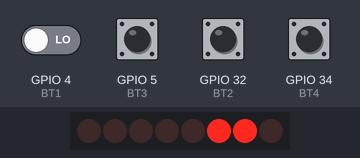
The sketch below on a simulated ESP32. On the bench: 8 shift-register outputs drawn as a row of LEDs (first output left, lit = HIGH). Wiring (inferred from the names in the program): shift register (74HC595): data GPIO 19; shift clock GPIO 18; latch GPIO 21. Wiring (inferred from the signals the program sends): row of LEDs: on Q0, Q1, Q2, Q3, Q4, Q5, Q6, Q7. The inputs (shaded band) are chosen by the test bench; at power-on: GPIO 5 (BT3), GPIO 32 (BT2), GPIO 34 (BT4) HIGH, GPIO 4 (BT1) LOW.

Above: at 2.4 s.
2.5 s: GPIO 4 (BT1) driven HIGH
At 2.57 s:
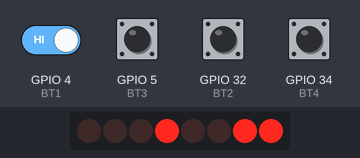
At 3.4 s:
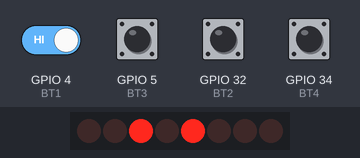
Timing chart, 0 to 5.5 s (numbered marks = the images above; inputs shaded):
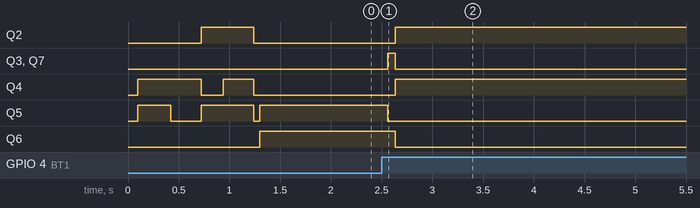

The sketch:

main.ino
```cpp
/* ============================================================================

     IHMWR v.01 main.ino

     Serial Interface with 74HC595
     LCD 16x2 with back light
     auxiliary LED
     4 buttons

     Author: Dr. Eng. Wagner Rambo
     Date:   2024, February

============================================================================ */

// --- Libraries ---
#include <Arduino.h>
#include "ihm_wr.h"

// --- Functions Prototypes ---
void select_(char *test_opt);                  // Testa a escrita de um número inteiro no LCD
void number_test(void);                        // Testa a escrita de um número inteiro no LCD
void keyboard_test(void);                      // Teste do teclado imprime o número da tecla pressionada

// --- Main Function ---
void setup() {
  char tests = 0;

  pinMode(CLK, OUTPUT);
  pinMode(DAT, OUTPUT);
  pinMode(LAT, OUTPUT);
  pinMode(BT1, INPUT);
  pinMode(BT2, INPUT);
  pinMode(BT3, INPUT);
  pinMode(BT4, INPUT);

  digitalWrite(CLK, LOW);
  digitalWrite(DAT, LOW);
  digitalWrite(LAT, LOW);

  slcd_init();
  slcd_opt(1, 1, 1);
  slcd_wr_po('W', 0, 4);
  slcd_write('R');
  slcd_write(' ');
  slcd_write('K');
  slcd_write('i');
  slcd_write('t');
  slcd_write('s');

  delay(100);
  slcd_opt(1, 0, 0);

  select_(&tests);
}

void loop() {
  static char tests = 0; // Mover a variável para o escopo global

  if (tests)
    number_test();
  else
    keyboard_test();
}

// --- Functions ---
void select_(char *test_opt) {
  if (digitalRead(BT1)) {
    slcd_wr_po('K', 1, 4);
    slcd_write('B');
    slcd_write(':');
    *test_opt = 0;
  } else {
    slcd_wr_po('N', 1, 4);
    slcd_write(':');
    *test_opt = 1;
  }

  (digitalRead(BT2)) ? sled_off() : sled_on();
  (digitalRead(BT3)) ? sbacklight_off() : sbacklight_on();
}

void number_test(void) {
  static unsigned val = 0; // Valor inicial
  slcd_number(val++, 1, 6);
  delay(100);
}

void keyboard_test(void) {
  static char kb = 0;
  kb = keyboard();

  switch (kb) {
    case 1:
      slcd_wr_po('1', 1, 10);
      break;
    case 2:
      slcd_wr_po('2', 1, 10);
      break;
    case 3:
      slcd_wr_po('3', 1, 10);
      break;
    case 4:
      slcd_wr_po('4', 1, 10);
      break;
  }
}
```

ihm_wr.cpp
```cpp
/* ============================================================================

     IHMWR v.01 file.cpp

     Serial Interface with 74HC595
     LCD 16x2 with backlight
     auxiliary LED
     4 buttons

     Author: Dr. Eng. Wagner Rambo
     Date:   2024, February

============================================================================ */

// --- Libraries ---
#include "ihm_wr.h"

// --- Global Variables ---
char sled = 0; // Mantém o estado atual do LED
char sbli = 0; // Mantém o estado atual do backlight

// --- Functions ---
void __ms(unsigned long t) {
  delay(t);
}

void slcd_write(unsigned char chr) {
  send_nibble(chr, 1, sbli, sled);
  chr <<= 4;
  send_nibble(chr, 1, sbli, sled);
}

void slcd_wr_po(unsigned char chr, char row, char col) {
  if (!row) {
    slcd_cmd(0x80 | col); // Envia comando para posicionar na coluna correta
    slcd_write(chr);
  } else {
    slcd_cmd(0xC0 | col); // Envia comando para posicionar na coluna correta
    slcd_write(chr);
  }
}

void slcd_cmd(unsigned char cmd) {
  send_nibble(cmd, 0, sbli, sled);
  cmd <<= 4;
  send_nibble(cmd, 0, sbli, sled);
}

void slcd_number(unsigned long num, char row, char col) {
  char dem, mil, cen, dez, uni; // Variáveis para o cálculo de cada dígito
  short no_zero = 0; // Variável para limpeza dos zeros à esquerda

  dem = (char)(num / 10000);
  mil = (char)(num % 10000 / 1000);
  cen = (char)(num % 1000 / 100);
  dez = (char)(num % 100 / 10);
  uni = (char)(num % 10);

  if (!dem && !no_zero)
    slcd_wr_po(' ', row, col);
  else {
    slcd_wr_po(dem + 0x30, row, col);
    no_zero = 1;
  }

  if (!mil && !no_zero)
    slcd_write(' ');
  else {
    slcd_write(mil + 0x30);
    no_zero = 1;
  }

  if (!cen && !no_zero)
    slcd_write(' ');
  else {
    slcd_write(cen + 0x30);
    no_zero = 1;
  }

  if (!dez && !no_zero)
    slcd_write(' ');
  else {
    slcd_write(dez + 0x30);
    no_zero = 1;
  }

  slcd_write(uni + 0x30);
}

void slcd_init(void) {
  __ms(48); // Tempo de estabilização recomendado (datasheet)
  send_nibble(0x30, 0, 0, 0); // Protocolo de inicialização
  __ms(5); // Tempo acima do sugerido (datasheet)
  send_nibble(0x30, 0, 0, 0); // Protocolo de inicialização
  __ms(150); // Tempo acima do sugerido (datasheet)
  send_nibble(0x30, 0, 0, 0); // Protocolo de inicialização
  send_nibble(0x20, 0, 0, 0); // LCD no modo de 4 bits
  slcd_cmd(0x28); // 5x8 pontos por caractere, duas linhas
  slcd_opt(1, 0, 0); // Liga o LCD, desliga o cursor, desliga o blink
  slcd_cmd(0x01); // Clear LCD
  slcd_cmd(0x06); // Modo de incremento de endereço para direita
  slcd_clear(); // Limpa o LCD
}

void slcd_clear(void) {
  slcd_cmd(0x02); // Return home
  slcd_cmd(0x01); // Clear LCD
}

void shift_reg(unsigned char byte_val) {
  for (int i = 7; i >= 0; i--) {
    (byte_val >> i) & 0x01 ? (digitalWrite(DAT, HIGH)) : (digitalWrite(DAT, LOW));
    delayMicroseconds(100);
    digitalWrite(CLK, HIGH);
    __ms(1);
    digitalWrite(CLK, LOW);
    delayMicroseconds(100);
  }

  digitalWrite(DAT, LOW);
  digitalWrite(LAT, HIGH);
  __ms(1);
  digitalWrite(LAT, LOW);
}

void send_nibble(unsigned char nib, char rsel, char bli, char led) {
  static unsigned char sbyte = 0x00;

  sbyte = (nib & (1 << 7)) |
          (nib & (1 << 6)) |
          (nib & (1 << 5)) |
          (nib & (1 << 4));

  rsel ? (sbyte |= RS) : (sbyte &= ~RS);
  bli ? (sbyte |= BL) : (sbyte &= ~BL);
  led ? (sbyte |= LD) : (sbyte &= ~LD);

  shift_reg(sbyte | EN);
  delayMicroseconds(100);
  shift_reg(sbyte & ~EN);
  delayMicroseconds(100);
}

void slcd_opt(char disp, char cursor, char blink) {
  static char opt = 0x08;

  disp ? (opt |= (1 << 2)) : (opt &= ~(1 << 2));
  cursor ? (opt |= (1 << 1)) : (opt &= ~(1 << 1));
  blink ? (opt |= (1 << 0)) : (opt &= ~(1 << 0));
  slcd_cmd(opt);
}

void sled_on(void) {
  sled = 1;
  slcd_cmd(0x06);
}

void sled_off(void) {
  sled = 0;
  slcd_cmd(0x06);
}

void sbacklight_on(void) {
  sbli = 1;
  slcd_cmd(0x06);
}

void sbacklight_off(void) {
  sbli = 0;
  slcd_cmd(0x06);
}

char keyboard(void) {
  static unsigned char flags = 0x00; // Indicador de botão acionado

  if (!(digitalRead(BT1))) { // Botão 1 pressionado?
    flags |= (1 << 1); // Sim, seta flag bit 1
  }

  if ((digitalRead(BT1)) && (flags & (1 << 1))) { // Botão 1 solto e flag 1 setada?
    flags &= ~(1 << 1); // Limpa a flag 1
    __ms(50); // Anti-bouncing
    return 1; // Retorna 1, indicando botão 1 pressionado
  }

  if (!(digitalRead(BT2))) { // Botão 2 pressionado?
    flags |= (1 << 2); // Sim, seta flag bit 2
  }

  if ((digitalRead(BT2)) && (flags & (1 << 2))) { // Botão 2 solto e flag 2 setada?
    flags &= ~(1 << 2); // Limpa a flag 2
    __ms(50); // Anti-bouncing
    return 2; // Retorna 2, indicando botão 2 pressionado
  }

  if (!(digitalRead(BT3))) { // Botão 3 pressionado?
    flags |= (1 << 3); // Sim, seta flag bit 3
  }

  if ((digitalRead(BT3)) && (flags & (1 << 3))) { // Botão 3 solto e flag 3 setada?
    flags &= ~(1 << 3); // Limpa a flag 3
    __ms(50); // Anti-bouncing
    return 3; // Retorna 3, indicando botão 3 pressionado
  }

  if (!(digitalRead(BT4))) { // Botão 4 pressionado?
    flags |= (1 << 4); // Sim, seta flag bit 4
  }

  if ((digitalRead(BT4)) && (flags & (1 << 4))) { // Botão 4 solto e flag 4 setada?
    flags &= ~(1 << 4); // Limpa a flag 4
    __ms(50); // Anti-bouncing
    return 4; // Retorna 4, indicando botão 4 pressionado
  }

  return 0;
}
```

ihm_wr.h
```cpp
/* ============================================================================

     IHMWR v.01 file.h

     Serial Interface with 74HC595
     LCD 16x2 with backlight
     auxiliary LED
     4 buttons

     Author: Dr. Eng. Wagner Rambo
     Date:   2024, February

============================================================================ */

#ifndef IHM_WR_H
#define IHM_WR_H

// --- Libraries ---
#include <Arduino.h>

// --- Hardware Mapping ---
#define CLK GPIO_NUM_18
#define DAT GPIO_NUM_19
#define LAT GPIO_NUM_21
#define BT1 GPIO_NUM_4
#define BT2 GPIO_NUM_32
#define BT3 GPIO_NUM_5
#define BT4 GPIO_NUM_34

// --- Constants ---
#define LD (1 << 0)
#define BL (1 << 1)
#define RS (1 << 2)
#define EN (1 << 3)

// --- Functions Prototypes ---
void __ms(unsigned long t);                    // Gera um delay em milissegundos
void slcd_write(unsigned char chr);            // Escreve caracteres na posição atual do LCD
void slcd_wr_po(unsigned char chr, char row, char col); // Escreve caracteres no LCD
void slcd_cmd(unsigned char cmd);              // Envia comandos para o LCD
void slcd_number(unsigned long num, char row, char col); // Converte um inteiro positivo para exibir no LCD
void slcd_init(void);                          // Inicializa o LCD no modo de 4 bits
void slcd_clear(void);                         // Limpa o LCD
void shift_reg(unsigned char byte_val);        // Controla o shift register
void send_nibble(unsigned char nib, char rsel, char bli, char led); // Envia cada nibble do byte separadamente
void sled_on(void);
void sled_off(void);
void sbacklight_on(void);
void sbacklight_off(void);
void slcd_opt(char disp, char cursor, char blink); // Configura ON (1) | OFF (0) para: display, cursor e blink
char keyboard(void);

#endif // IHM_WR_H
```

Measured:
- after the input at 2.5 s, Q2, Q4: LOW → HIGH after 0.14 s; Q3, Q7: LOW → HIGH after 0.06 s, → LOW 0.08 s later; Q5: HIGH → LOW after 0.06 s; Q6: HIGH → LOW after 0.14 s
